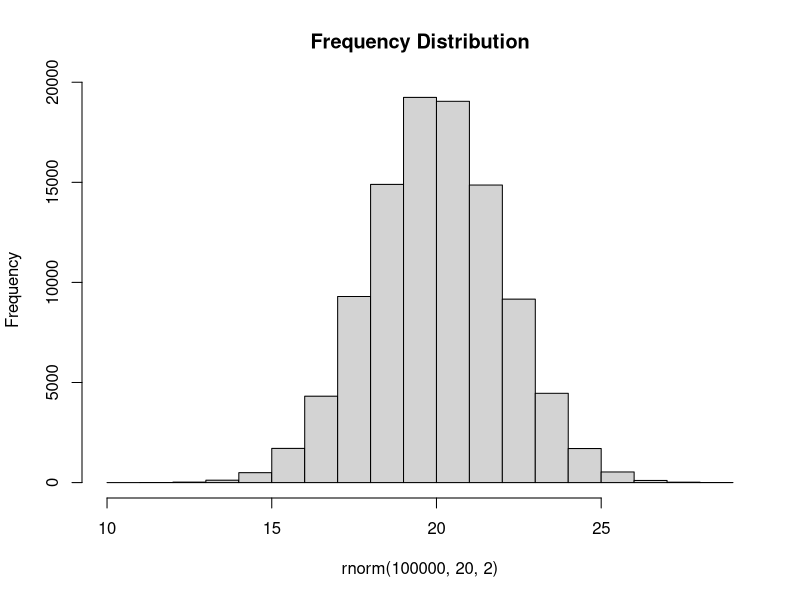
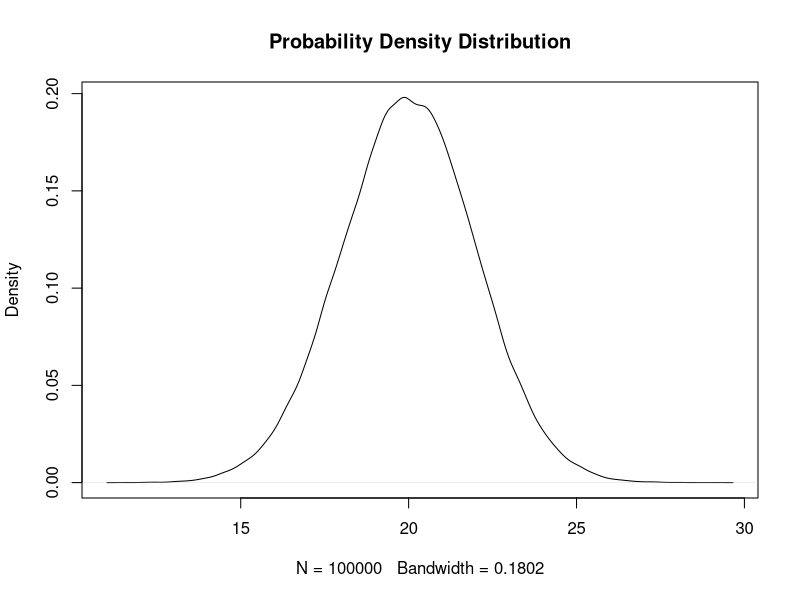
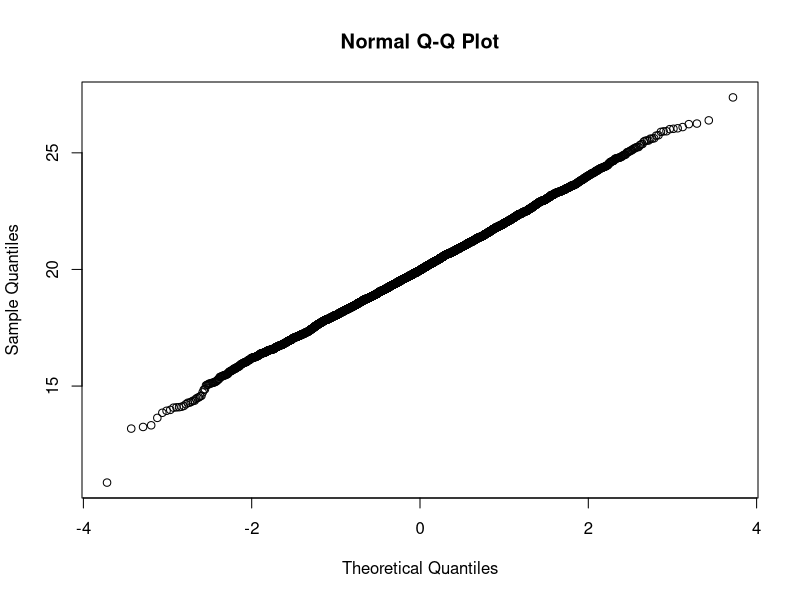
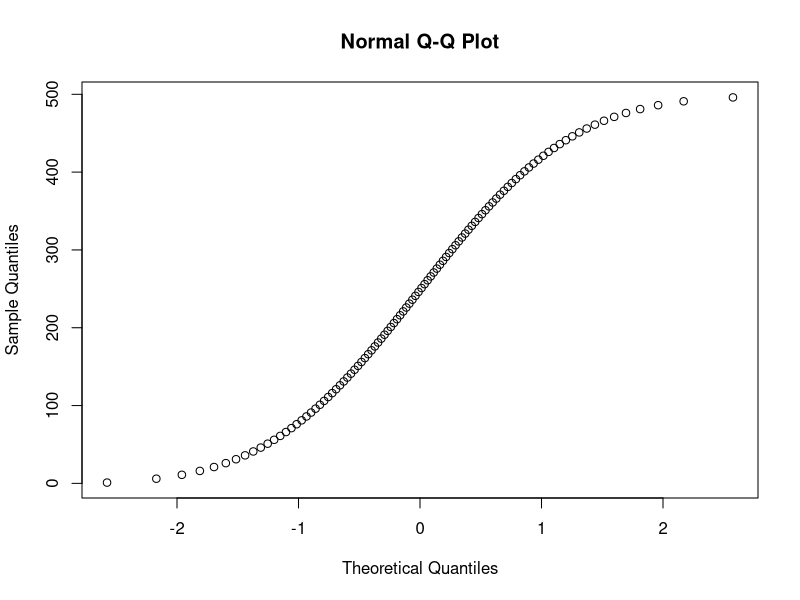
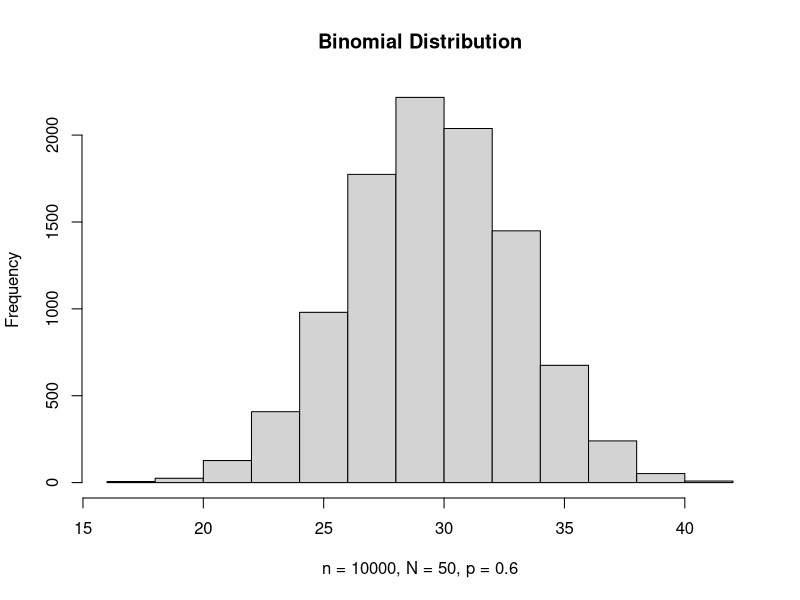
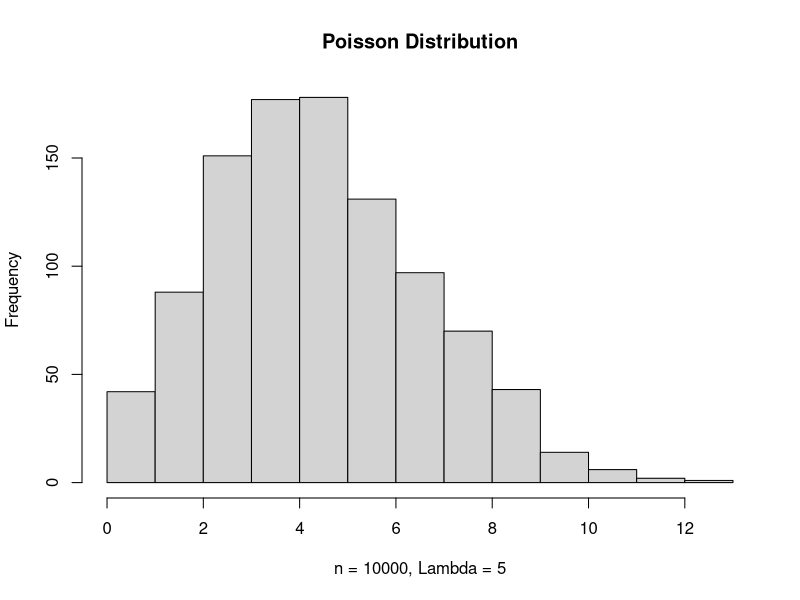

Source code (R) for these figures, in order:
## ---- chunk 1
options(scipen=1, digits=4)
knitr::opts_chunk$set(echo = TRUE, message = FALSE, warning = FALSE, cache = FALSE, cache.lazy=TRUE, tidy.opts=list(width.cutoff=50),tidy=TRUE, fig.height=8, digits=4)
## ---- chunk 2
hist(rnorm(100000,20,2),
main = "Frequency Distribution")
## ---- chunk 3
plot(density(rnorm(100000,20,2)),
main = "Probability Density Distribution")
## ---- chunk 4
shapiro.test(rnorm(5000,20,2))
## ---- chunk 5
shapiro.test(seq(1,500,5))
## ---- chunk 6
qqnorm(rnorm(5000,20,2))
## ---- chunk 7
qqnorm(seq(1,500,5))
## ---- chunk 8
  set.seed(42)
  hist(rbinom(n = 10000, size = 50, prob = 0.6), main = "Binomial Distribution", xlab = 
  "n = 10000, N = 50, p = 0.6")
## ---- chunk 9
  set.seed(42)
  hist(rpois(1000, 5), main = "Poisson Distribution", xlab = 
  "n = 10000, Lambda = 5")
